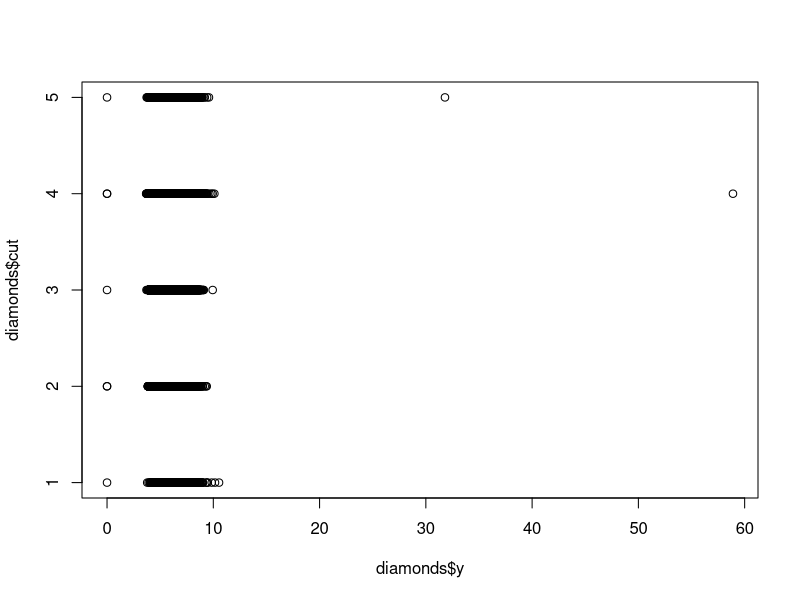
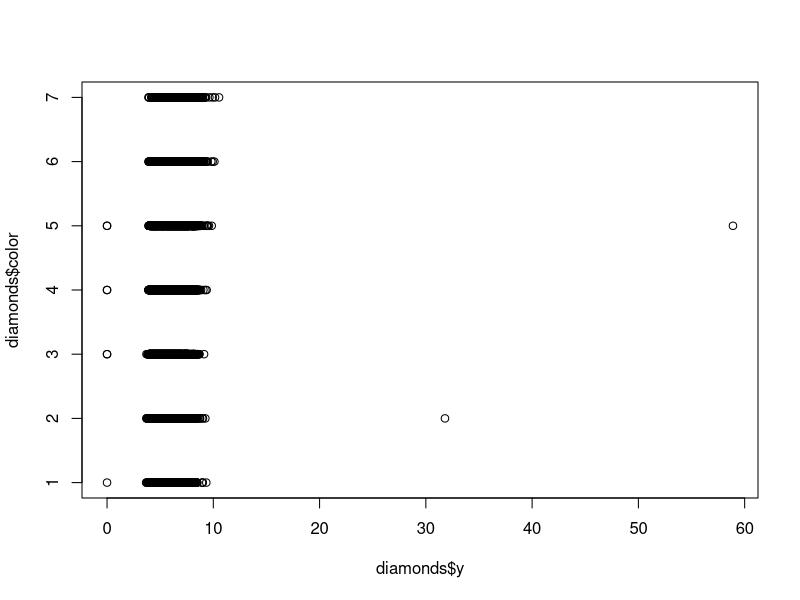
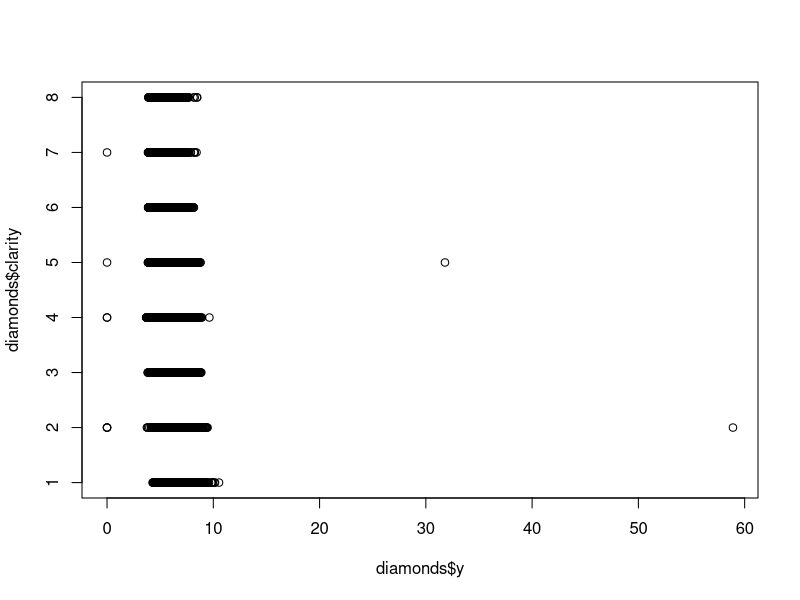
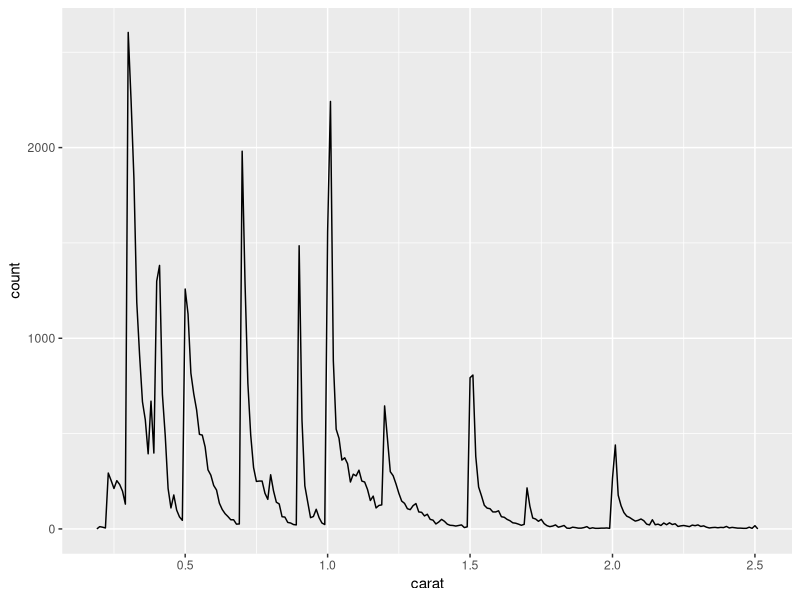
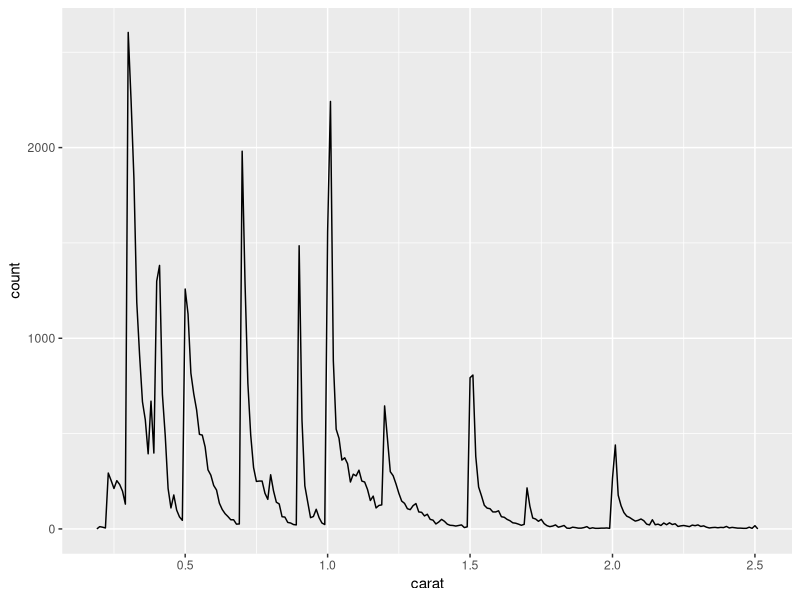

Source code (R) for these figures, in order:
## ---- chunk 1
knitr::opts_chunk$set(echo = TRUE)
## ---- chunk 2

## ---- chunk 3
knitr::opts_chunk$set(echo = FALSE)
## ---- chunk 4
library(ggplot2)
plot(diamonds$y, diamonds$cut)
plot(diamonds$y, diamonds$color)
plot(diamonds$y, diamonds$clarity)
## ---- chunk 5
library(ggplot2)
library(dplyr)

smaller <- diamonds %>% 
  filter(carat <= 2.5)
## ---- chunk 6
smaller %>% 
  ggplot(aes(carat)) + 
  geom_freqpoly(binwidth = 0.01)
## ---- chunk 7
largest <- diamonds %>% arrange(desc(diamonds$carat)) %>%
  filter(row_number() <= 20)
summary(largest$y)
## ---- chunk 8
comma <- function(x) format(x, digits = 2, big.mark = ",")

smaller <- diamonds %>% 
  filter(carat <= 2.5)
## ---- chunk 9
smaller %>% 
  ggplot(aes(carat)) + 
  geom_freqpoly(binwidth = 0.01)
## ---- chunk 10
lubridate::now()
## ---- chunk 11
lubridate::now()
## ---- chunk 12
lubridate::now()
## ---- chunk 13
lubridate::now()
